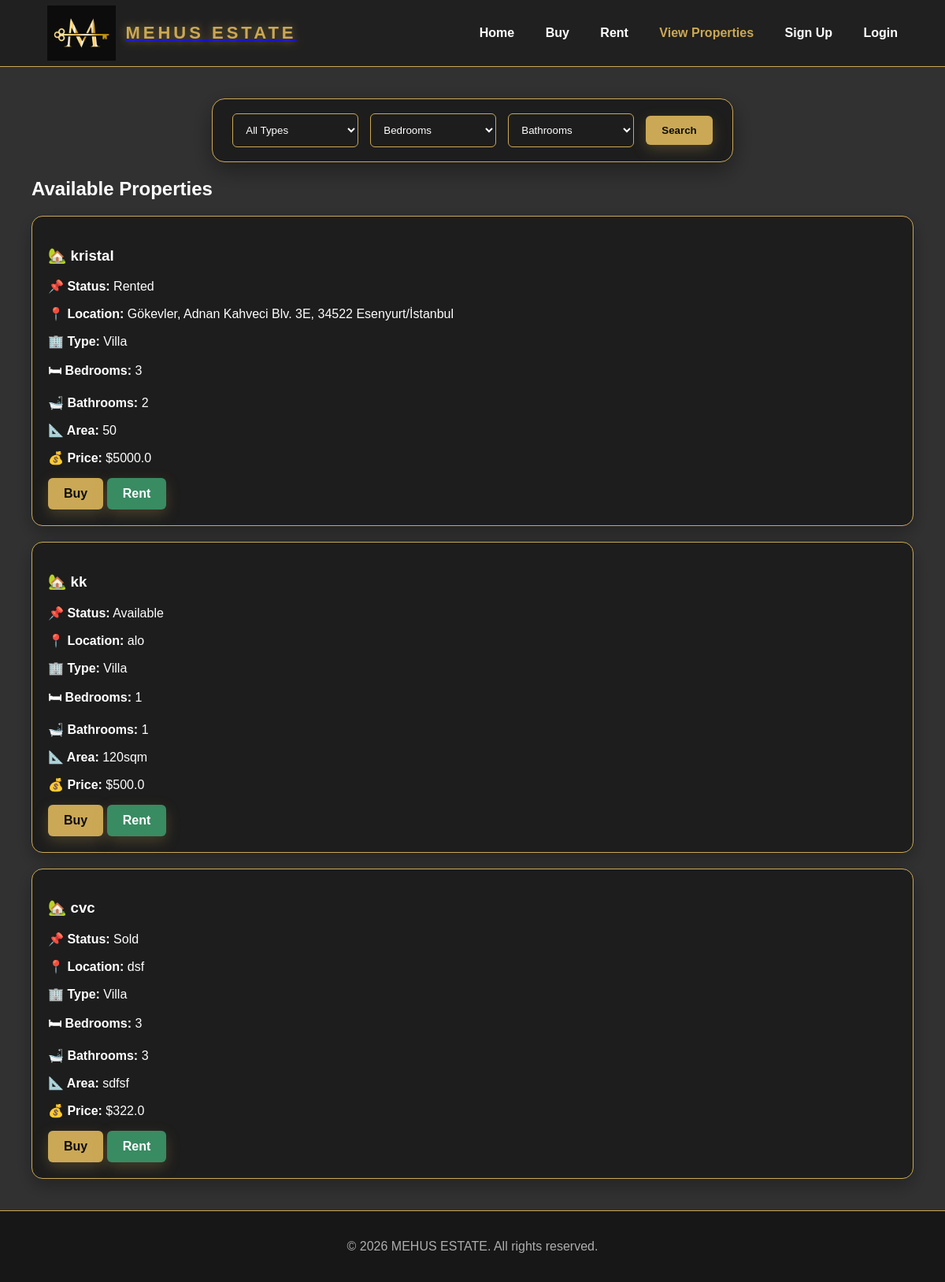
The page /view_properties on the database its author committed.
### tables this page shows
CREATE TABLE properties (
    id INTEGER PRIMARY KEY AUTOINCREMENT,
    user_id INTEGER NOT NULL,
    title TEXT NOT NULL,
    location TEXT NOT NULL,
    property_type TEXT NOT NULL,
    area TEXT NOT NULL,
    bedrooms TEXT NOT NULL,
    bathrooms TEXT NOT NULL,
    status TEXT NOT NULL,
    price REAL NOT NULL,
    contact_phone TEXT NOT NULL,
    contact_email TEXT NOT NULL,
    FOREIGN KEY (user_id) REFERENCES users (id)
);

### app.py (the view)
@app.route("/view_properties")
def view_properties():
    property_type = request.args.get("type")
    bedrooms = request.args.get("bedrooms")
    bathrooms = request.args.get("bathrooms")
    query = "SELECT * FROM properties WHERE 1=1"
    params = []
    if property_type:
        query += " AND property_type = ?"
        params.append(property_type)
    if bedrooms:
        query += " AND bedrooms = ?"
        params.append(bedrooms)
    if bathrooms:
        query += " AND bathrooms = ?"
        params.append(bathrooms)
    conn = get_db()
    properties = conn.execute(query, params).fetchall()
    conn.close()
    return render_template("view_properties.html", properties=properties)

### app.py (called while the page is built)
def get_db():
    conn = sqlite3.connect("database.db")
    conn.row_factory = sqlite3.Row
    return conn

### templates/view_properties.html (shortened to what this page needs)
{% extends "base.html" %}
    {% block content %}
        <div class="filter-wrapper">
            <div class="filter-box">
                <form method="GET" class="filter-form">
                    <select name="type">
                        <option value="">All Types</option>
                    </select>
                    <select name="bedrooms">
                        <option value="">Bedrooms</option>
                    </select>
                    <select name="bathrooms">
                        <option value="">Bathrooms</option>
                    </select>
                    <button class="btn" type="submit">Search</button>
                </form>
            </div>
        </div>
        <h2>Available Properties</h2>
        {% if properties %}
            {% for p in properties %}
                <div class="property-card modern-card">
                    <h3>🏡 {{ p["title"] }}</h3>
                    <p>
                    <strong>📌 Status:</strong>
                    <span class="
                        {% if p['status'] == 'Available' %}status-available
                        {% elif p['status'] == 'Rent' %}status-rent
                        {% else %}status-sold{% endif %}
                    ">
                        {{ p["status"] }}
                    </span>
                    </p>
                    <p><strong>📍 Location:</strong> {{ p["location"] }}</p>
                    <p><strong>🏢 Type:</strong> {{ p["property_type"] }}</p>
                    <p><strong>🛏 Bedrooms:</strong> {{ p["bedrooms"] }}</p>
                    <p><strong>🛁 Bathrooms:</strong> {{ p["bathrooms"] }}</p>
                    <p><strong>📐 Area:</strong> {{ p["area"] }}</p>
                    <p><strong>💰 Price:</strong> ${{ p["price"] }}</p>
                    <div class="property-actions">
                        <a class="btn" href="/contact/{{ p['id'] }}">Buy</a>
                        <a class="btn btn-edit" href="/contact/{{ p['id'] }}">Rent</a>
                    </div>
                </div>
            {% endfor %}
        {% else %}
            <p>No properties available.</p>
        {% endif %}
{% endblock %}

### rows shown on the page
properties: title "kristal", status "Rented", location "Gökevler, Adnan Kahveci Blv. 3E, 34522 Esenyurt/İstanbul", property_type "Villa", bedrooms "3", bathrooms "2", area "50", price "5000.0"
properties: title "kk", status "Available", location "alo", property_type "Villa", bedrooms "1", bathrooms "1", area "120sqm", price "500.0"
properties: title "cvc", status "Sold", location "dsf", property_type "Villa", bedrooms "3", bathrooms "3", area "sdfsf", price "322.0"
